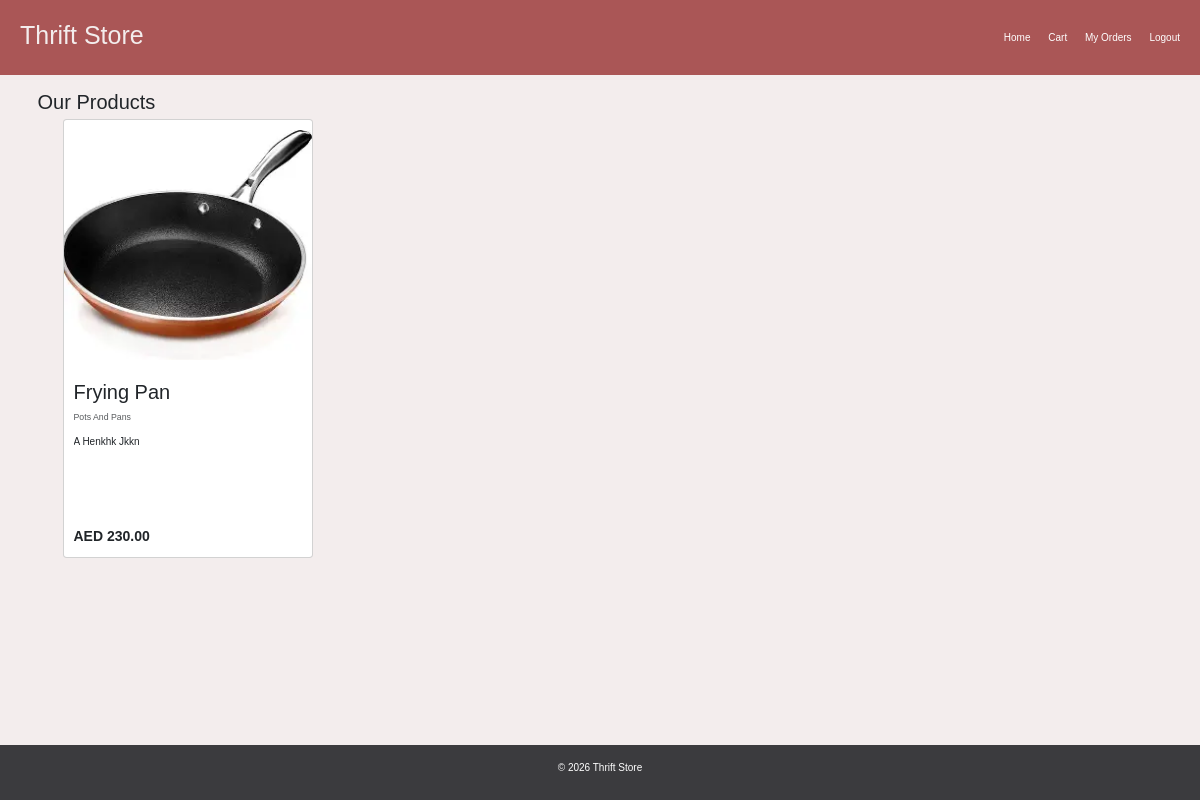
/display_products/Pots and Pans/ (signed in), run on an earlier commit of the app's database.
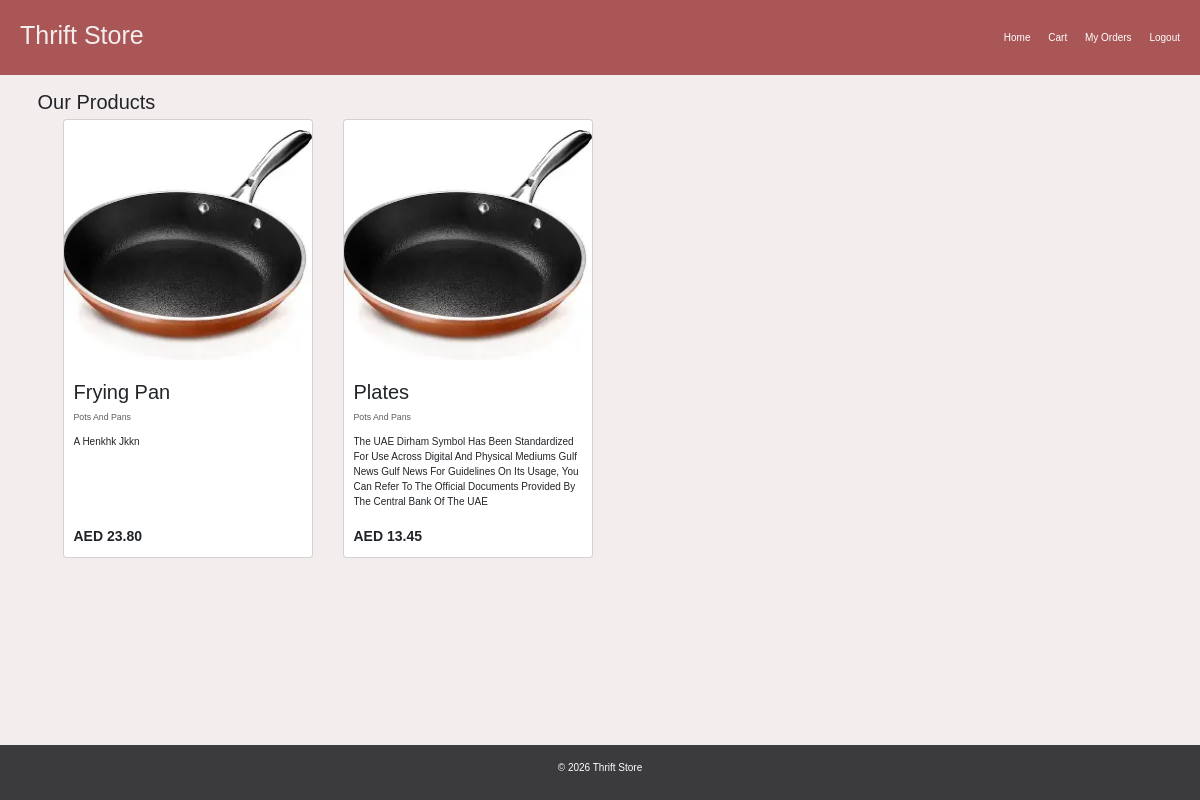
And on a later commit of the database.
### ThriftStoreApp/models.py (models this page shows, shortened)
class ProductDb(models.Model):
    product_name = models.CharField(max_length=100)
    product_description = models.TextField()
    product_category = models.ForeignKey(
        CategoryDb,
        on_delete=models.CASCADE
    )
    product_price = models.DecimalField(max_digits=10, decimal_places=2)
    product_image = models.ImageField(
        upload_to='products/',
        null=True,
        blank=True
    )
    product_seller = models.ForeignKey(
        settings.AUTH_USER_MODEL,
        on_delete=models.SET_NULL,
        null=True,
        blank=True,
        related_name='products'
    )
    created_at = models.DateTimeField(auto_now_add=True)
    updated_at = models.DateTimeField(auto_now=True)

class CategoryDb(models.Model):
    category_name = models.CharField(max_length=100)
    category_image = models.ImageField(
        upload_to='category_images/',
        null=True,
        blank=True
    )
    def __str__(self):
        return self.category_name

### ThriftStoreApp/views.py (the view)
# urls.py: path('display_products/<str:category_name>/',views.display_products,name= 'display_products'),
@login_required
def display_products(request,category_name):
    product_list = ProductDb.objects.filter(product_category__category_name=category_name)
    return render(request,'buyer/display_products.html',{'product_list':product_list})

### ThriftStoreApp/templates/buyer/display_products.html (shortened to what this page needs)
{% extends 'base.html' %}
{% load static %}
{% block content %}
<h2>Our Products</h2>
    <div class="products-grid">
        {% for product in product_list %}
 <a href="{% url 'view_product' product.id %}" style="text-decoration: none;">
<div class="card product-card">
                    <img src="{{ product.product_image.url }}" class="card-img-top" alt="">
                    <div class="card-body d-flex flex-column">
                        <h2 class="card-title">{{ product.product_name }}</h2>
                        <p class="card-text"><small class="text-body-secondary">{{ product.product_category }}</small></p>
                        <div class="desc-wrapper">
                            <p class="card-text description">
                            <span class="text-content">
                                {{ product.product_description }}
                            </span>
                        </p>
                        </div>
                        <p class="product-price card-text fw-bold"> AED {{ product.product_price }}</p>
                    </div>
                </div>
                </a>
                {% empty %}
            <p>No products added yet</p>
        {% endfor %}
    </div>
{% endblock %}

What changed in the data, as far as the page shows it:
changed ProductDb "Frying Pan": product_price "230.00" → "23.80"
added ProductDb: product_image (picture), product_name "Plates", product_category "Pots And Pans", product_description "The UAE Dirham Symbol Has Been Standardized For Use Across Digital And Physical Mediums Gulf News Gulf News For Guidelines On Its Usage, You Can Refer To The Official Documents Provided By The Central Bank Of The UAE", product_price "13.45"
